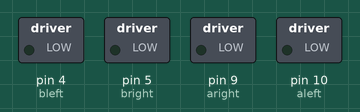
This sketch was run on a simulated Arduino Uno, built with avr-gcc and run on an emulated ATmega328P. Parts: switched loads named in the sketch (green lamp = pin HIGH).

Above: at 7.5 s.
At 15.09 s:
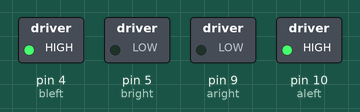
At 17.29 s:
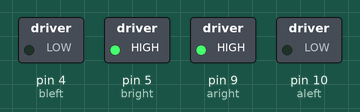
Timing chart, 0 to 19.5 s (numbered marks = the images above):
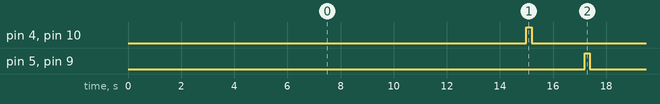

Measured:
- by itself, pin 4 (bleft), pin 5 (bright), pin 9 (aright), pin 10 (aleft): alternates HIGH for 0.20 s and LOW for 14.8 s
- by itself, everything shown: repeats every 15.0 s, in 4 steps

The sketch:

Shed_Scrapper.ino
```cpp
//L293D
//Motor A
const int aright  = 9;  // Pin 14 of L293
const int aleft  = 10;  // Pin 10 of L293
const int bleft  = 4;  // Pin 14 of L293
const int bright  = 5;  // Pin 10 of L293


unsigned long previousMillis = 0;

const long interval = 15000;

unsigned long seconds = 0;

//This will run only one time.
void setup() {
  pinMode(aleft, OUTPUT);
  pinMode(aright, OUTPUT);
  pinMode(bleft, OUTPUT);
  pinMode(bright, OUTPUT);
  Serial.println("Starting");
}

void loop() {
  unsigned long currentMillis = millis();
  if (currentMillis - previousMillis >= interval) {
    previousMillis = currentMillis;
    digitalWrite(aleft, HIGH);
    digitalWrite(aright, LOW);
    digitalWrite(bleft, HIGH);
    digitalWrite(bright, LOW);
    delay(195);
    digitalWrite(aleft, LOW);
    digitalWrite(aright, LOW);
    digitalWrite(bleft, LOW);
    digitalWrite(bright, LOW);
    delay(2000);
    digitalWrite(aleft, LOW);
    digitalWrite(aright, HIGH);
    digitalWrite(bleft, LOW);
    digitalWrite(bright, HIGH);
    delay(195);
    digitalWrite(aleft, LOW);
    digitalWrite(aright, LOW);
    digitalWrite(bleft, LOW);
    digitalWrite(bright, LOW);
    delay(2000);
  }
}
```
